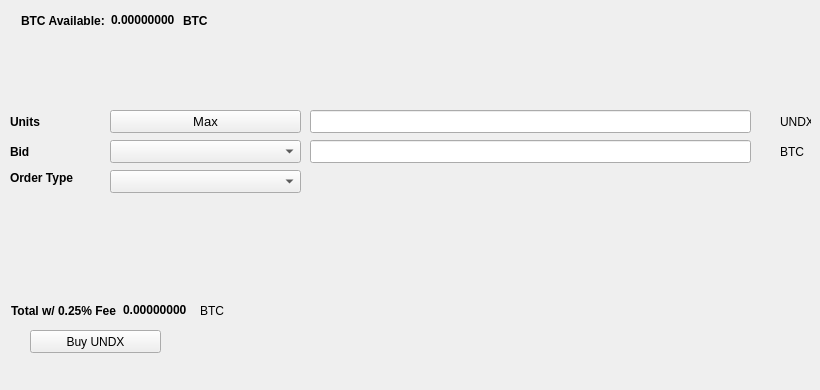
   <widget class="QWidget" name="BuyTab">
    <attribute name="title">
     <string>Buy</string>
    </attribute>
    <widget class="QPushButton" name="BuyUNDX">
     <property name="geometry">
      <rect>
       <x>30</x>
       <y>330</y>
       <width>131</width>
       <height>23</height>
      </rect>
     </property>
     <property name="text">
      <string>Buy UNDX</string>
     </property>
     <property name="icon">
      <iconset resource="../undx.qrc">
       <normaloff>:/icons/bitcoin</normaloff>:/icons/bitcoin</iconset>
     </property>
    </widget>
    <widget class="QLabel" name="label_3">
     <property name="geometry">
      <rect>
       <x>10</x>
       <y>110</y>
       <width>46</width>
       <height>23</height>
      </rect>
     </property>
     <property name="font">
      <font>
       <weight>75</weight>
       <bold>true</bold>
      </font>
     </property>
     <property name="text">
      <string>Units</string>
     </property>
    </widget>
    <widget class="QLineEdit" name="UnitsInput">
     <property name="geometry">
      <rect>
       <x>310</x>
       <y>110</y>
       <width>441</width>
       <height>23</height>
      </rect>
     </property>
     <property name="font">
      <font>
       <pointsize>9</pointsize>
       <weight>75</weight>
       <bold>true</bold>
      </font>
     </property>
    </widget>
    <widget class="QLineEdit" name="BuyBidPriceEdit">
     <property name="geometry">
      <rect>
       <x>310</x>
       <y>140</y>
       <width>441</width>
       <height>23</height>
      </rect>
     </property>
     <property name="font">
      <font>
       <pointsize>9</pointsize>
       <weight>75</weight>
       <bold>true</bold>
      </font>
     </property>
    </widget>
    <widget class="QLabel" name="label_4">
     <property name="geometry">
      <rect>
       <x>780</x>
       <y>110</y>
       <width>31</width>
       <height>23</height>
      </rect>
     </property>
     <property name="text">
      <string>UNDX</string>
     </property>
    </widget>
    <widget class="QLabel" name="label_5">
     <property name="geometry">
      <rect>
       <x>780</x>
       <y>140</y>
       <width>31</width>
       <height>23</height>
      </rect>
     </property>
     <property name="text">
      <string>BTC</string>
     </property>
    </widget>
    <widget class="QLabel" name="label_6">
     <property name="geometry">
      <rect>
       <x>10</x>
       <y>140</y>
       <width>46</width>
       <height>23</height>
      </rect>
     </property>
     <property name="font">
      <font>
       <weight>75</weight>
       <bold>true</bold>
      </font>
     </property>
     <property name="text">
      <string>Bid</string>
     </property>
    </widget>
    <widget class="QLabel" name="label_7">
     <property name="geometry">
      <rect>
       <x>10</x>
       <y>170</y>
       <width>91</width>
       <height>16</height>
      </rect>
     </property>
     <property name="font">
      <font>
       <weight>75</weight>
       <bold>true</bold>
      </font>
     </property>
     <property name="text">
      <string>Order Type</string>
     </property>
    </widget>
    <widget class="QPushButton" name="Buy_Max_Amount">
     <property name="geometry">
      <rect>
       <x>110</x>
       <y>110</y>
       <width>191</width>
       <height>23</height>
      </rect>
     </property>
     <property name="font">
      <font>
       <pointsize>10</pointsize>
      </font>
     </property>
     <property name="text">
      <string>Max</string>
     </property>
    </widget>
    <widget class="QComboBox" name="BuyBidcomboBox">
     <property name="geometry">
      <rect>
       <x>110</x>
       <y>140</y>
       <width>191</width>
       <height>23</height>
      </rect>
     </property>
     <property name="font">
      <font>
       <pointsize>10</pointsize>
      </font>
     </property>
    </widget>
    <widget class="QComboBox" name="buyOrdertypeCombo">
     <property name="geometry">
      <rect>
       <x>110</x>
       <y>170</y>
       <width>191</width>
       <height>23</height>
      </rect>
     </property>
     <property name="font">
      <font>
       <pointsize>10</pointsize>
      </font>
     </property>
    </widget>
    <widget class="QWidget" name="layoutWidget1">
     <property name="geometry">
      <rect>
       <x>21</x>
       <y>11</y>
       <width>227</width>
       <height>19</height>
      </rect>
     </property>
     <layout class="QHBoxLayout" name="horizontalLayout_3">
      <item>
       <widget class="QLabel" name="label232">
        <property name="font">
         <font>
          <weight>75</weight>
          <bold>true</bold>
         </font>
        </property>
        <property name="text">
         <string>BTC Available:</string>
        </property>
       </widget>
      </item>
      <item>
       <widget class="QLabel" name="BtcAvailableLbl">
        <property name="palette">
         <palette>
          <active>
           <colorrole role="WindowText">
            <brush brushstyle="SolidPattern">
             <color alpha="255">
              <red>0</red>
              <green>0</green>
              <blue>0</blue>
             </color>
            </brush>
           </colorrole>
           <colorrole role="Button">
            <brush brushstyle="SolidPattern">
             <color alpha="255">
              <red>0</red>
              <green>170</green>
              <blue>0</blue>
             </color>
            </brush>
           </colorrole>
           <colorrole role="Light">
            <brush brushstyle="SolidPattern">
             <color alpha="255">
              <red>0</red>
              <green>255</green>
              <blue>0</blue>
             </color>
            </brush>
           </colorrole>
           <colorrole role="Midlight">
            <brush brushstyle="SolidPattern">
             <color alpha="255">
              <red>0</red>
              <green>212</green>
              <blue>0</blue>
             </color>
            </brush>
           </colorrole>
           <colorrole role="Dark">
            <brush brushstyle="SolidPattern">
             <color alpha="255">
              <red>0</red>
              <green>85</green>
              <blue>0</blue>
             </color>
            </brush>
           </colorrole>
           <colorrole role="Mid">
            <brush brushstyle="SolidPattern">
             <color alpha="255">
              <red>0</red>
              <green>113</green>
              <blue>0</blue>
             </color>
            </brush>
           </colorrole>
           <colorrole role="Text">
            <brush brushstyle="SolidPattern">
             <color alpha="255">
              <red>0</red>
              <green>170</green>
              <blue>0</blue>
             </color>
            </brush>
           </colorrole>
           <colorrole role="BrightText">
            <brush brushstyle="SolidPattern">
             <color alpha="255">
              <red>255</red>
              <green>255</green>
              <blue>255</blue>
             </color>
            </brush>
           </colorrole>
           <colorrole role="ButtonText">
            <brush brushstyle="SolidPattern">
             <color alpha="255">
              <red>0</red>
              <green>0</green>
              <blue>0</blue>
             </color>
            </brush>
           </colorrole>
           <colorrole role="Base">
            <brush brushstyle="SolidPattern">
             <color alpha="255">
              <red>255</red>
              <green>255</green>
              <blue>255</blue>
             </color>
            </brush>
           </colorrole>
           <colorrole role="Window">
            <brush brushstyle="SolidPattern">
             <color alpha="255">
              <red>0</red>
              <green>170</green>
              <blue>0</blue>
             </color>
            </brush>
           </colorrole>
           <colorrole role="Shadow">
            <brush brushstyle="SolidPattern">
             <color alpha="255">
              <red>0</red>
              <green>0</green>
              <blue>0</blue>
             </color>
            </brush>
           </colorrole>
           <colorrole role="AlternateBase">
            <brush brushstyle="SolidPattern">
             <color alpha="255">
              <red>127</red>
              <green>212</green>
              <blue>127</blue>
             </color>
            </brush>
           </colorrole>
           <colorrole role="ToolTipBase">
            <brush brushstyle="SolidPattern">
             <color alpha="255">
              <red>255</red>
              <green>255</green>
              <blue>220</blue>
             </color>
            </brush>
           </colorrole>
           <colorrole role="ToolTipText">
            <brush brushstyle="SolidPattern">
             <color alpha="255">
              <red>0</red>
              <green>0</green>
              <blue>0</blue>
             </color>
            </brush>
           </colorrole>
          </active>
          <inactive>
           <colorrole role="WindowText">
            <brush brushstyle="SolidPattern">
             <color alpha="255">
              <red>0</red>
              <green>0</green>
              <blue>0</blue>
             </color>
            </brush>
           </colorrole>
           <colorrole role="Button">
            <brush brushstyle="SolidPattern">
             <color alpha="255">
              <red>0</red>
              <green>170</green>
              <blue>0</blue>
             </color>
            </brush>
           </colorrole>
           <colorrole role="Light">
            <brush brushstyle="SolidPattern">
             <color alpha="255">
              <red>0</red>
              <green>255</green>
              <blue>0</blue>
             </color>
            </brush>
           </colorrole>
           <colorrole role="Midlight">
            <brush brushstyle="SolidPattern">
             <color alpha="255">
              <red>0</red>
              <green>212</green>
              <blue>0</blue>
             </color>
            </brush>
           </colorrole>
           <colorrole role="Dark">
            <brush brushstyle="SolidPattern">
             <color alpha="255">
              <red>0</red>
              <green>85</green>
              <blue>0</blue>
             </color>
            </brush>
           </colorrole>
           <colorrole role="Mid">
            <brush brushstyle="SolidPattern">
             <color alpha="255">
              <red>0</red>
              <green>113</green>
              <blue>0</blue>
             </color>
            </brush>
           </colorrole>
           <colorrole role="Text">
            <brush brushstyle="SolidPattern">
             <color alpha="255">
              <red>0</red>
              <green>170</green>
              <blue>0</blue>
             </color>
            </brush>
           </colorrole>
           <colorrole role="BrightText">
            <brush brushstyle="SolidPattern">
             <color alpha="255">
              <red>255</red>
              <green>255</green>
              <blue>255</blue>
             </color>
            </brush>
           </colorrole>
           <colorrole role="ButtonText">
            <brush brushstyle="SolidPattern">
             <color alpha="255">
              <red>0</red>
              <green>0</green>
              <blue>0</blue>
             </color>
            </brush>
           </colorrole>
           <colorrole role="Base">
            <brush brushstyle="SolidPattern">
             <color alpha="255">
              <red>255</red>
              <green>255</green>
              <blue>255</blue>
             </color>
            </brush>
           </colorrole>
           <colorrole role="Window">
            <brush brushstyle="SolidPattern">
             <color alpha="255">
              <red>0</red>
              <green>170</green>
              <blue>0</blue>
             </color>
            </brush>
           </colorrole>
           <colorrole role="Shadow">
            <brush brushstyle="SolidPattern">
             <color alpha="255">
              <red>0</red>
              <green>0</green>
              <blue>0</blue>
             </color>
            </brush>
           </colorrole>
           <colorrole role="AlternateBase">
            <brush brushstyle="SolidPattern">
             <color alpha="255">
              <red>127</red>
              <green>212</green>
              <blue>127</blue>
             </color>
            </brush>
           </colorrole>
           <colorrole role="ToolTipBase">
            <brush brushstyle="SolidPattern">
             <color alpha="255">
              <red>255</red>
              <green>255</green>
              <blue>220</blue>
             </color>
            </brush>
           </colorrole>
           <colorrole role="ToolTipText">
            <brush brushstyle="SolidPattern">
             <color alpha="255">
              <red>0</red>
              <green>0</green>
              <blue>0</blue>
             </color>
            </brush>
           </colorrole>
          </inactive>
          <disabled>
           <colorrole role="WindowText">
            <brush brushstyle="SolidPattern">
             <color alpha="255">
              <red>0</red>
              <green>85</green>
              <blue>0</blue>
             </color>
            </brush>
           </colorrole>
           <colorrole role="Button">
            <brush brushstyle="SolidPattern">
             <color alpha="255">
              <red>0</red>
              <green>170</green>
              <blue>0</blue>
             </color>
            </brush>
           </colorrole>
           <colorrole role="Light">
            <brush brushstyle="SolidPattern">
             <color alpha="255">
              <red>0</red>
              <green>255</green>
              <blue>0</blue>
             </color>
            </brush>
           </colorrole>
           <colorrole role="Midlight">
            <brush brushstyle="SolidPattern">
             <color alpha="255">
              <red>0</red>
              <green>212</green>
              <blue>0</blue>
             </color>
            </brush>
           </colorrole>
           <colorrole role="Dark">
            <brush brushstyle="SolidPattern">
             <color alpha="255">
              <red>0</red>
              <green>85</green>
              <blue>0</blue>
             </color>
            </brush>
           </colorrole>
           <colorrole role="Mid">
            <brush brushstyle="SolidPattern">
             <color alpha="255">
              <red>0</red>
              <green>113</green>
              <blue>0</blue>
             </color>
            </brush>
           </colorrole>
           <colorrole role="Text">
            <brush brushstyle="SolidPattern">
             <color alpha="255">
              <red>0</red>
              <green>85</green>
              <blue>0</blue>
             </color>
            </brush>
           </colorrole>
           <colorrole role="BrightText">
            <brush brushstyle="SolidPattern">
             <color alpha="255">
              <red>255</red>
              <green>255</green>
              <blue>255</blue>
             </color>
            </brush>
           </colorrole>
           <colorrole role="ButtonText">
            <brush brushstyle="SolidPattern">
             <color alpha="255">
              <red>0</red>
              <green>85</green>
              <blue>0</blue>
             </color>
            </brush>
           </colorrole>
           <colorrole role="Base">
            <brush brushstyle="SolidPattern">
             <color alpha="255">
              <red>0</red>
              <green>170</green>
              <blue>0</blue>
             </color>
            </brush>
           </colorrole>
           <colorrole role="Window">
            <brush brushstyle="SolidPattern">
             <color alpha="255">
              <red>0</red>
              <green>170</green>
              <blue>0</blue>
             </color>
            </brush>
           </colorrole>
           <colorrole role="Shadow">
            <brush brushstyle="SolidPattern">
             <color alpha="255">
              <red>0</red>
              <green>0</green>
              <blue>0</blue>
             </color>
            </brush>
           </colorrole>
           <colorrole role="AlternateBase">
            <brush brushstyle="SolidPattern">
             <color alpha="255">
              <red>0</red>
              <green>170</green>
              <blue>0</blue>
             </color>
            </brush>
           </colorrole>
           <colorrole role="ToolTipBase">
            <brush brushstyle="SolidPattern">
             <color alpha="255">
              <red>255</red>
              <green>255</green>
              <blue>220</blue>
             </color>
            </brush>
           </colorrole>
           <colorrole role="ToolTipText">
            <brush brushstyle="SolidPattern">
             <color alpha="255">
              <red>0</red>
              <green>0</green>
              <blue>0</blue>
             </color>
            </brush>
           </colorrole>
          </disabled>
         </palette>
        </property>
        <property name="font">
         <font>
          <weight>75</weight>
          <bold>true</bold>
         </font>
        </property>
        <property name="text">
         <string>0.00000000</string>
        </property>
        <property name="textInteractionFlags">
         <set>Qt::LinksAccessibleByMouse|Qt::TextSelectableByKeyboard|Qt::TextSelectableByMouse</set>
        </property>
       </widget>
      </item>
      <item>
       <widget class="QLabel" name="BtcAvailableLbl_2">
        <property name="font">
         <font>
          <weight>75</weight>
          <bold>true</bold>
         </font>
        </property>
        <property name="text">
         <string>BTC</string>
        </property>
       </widget>
      </item>
     </layout>
    </widget>
    <widget class="QWidget" name="layoutWidge2">
     <property name="geometry">
      <rect>
       <x>11</x>
       <y>301</y>
       <width>259</width>
       <height>19</height>
      </rect>
     </property>
     <layout class="QHBoxLayout" name="horizontalLayout_4">
      <item>
       <widget class="QLabel" name="label_9">
        <property name="font">
         <font>
          <weight>75</weight>
          <bold>true</bold>
         </font>
        </property>
        <property name="text">
         <string>Total w/ 0.25% Fee</string>
        </property>
       </widget>
      </item>
      <item>
       <widget class="QLabel" name="BuyCostLabel">
        <property name="palette">
         <palette>
          <active>
           <colorrole role="WindowText">
            <brush brushstyle="SolidPattern">
             <color alpha="255">
              <red>0</red>
              <green>0</green>
              <blue>0</blue>
             </color>
            </brush>
           </colorrole>
           <colorrole role="Button">
            <brush brushstyle="SolidPattern">
             <color alpha="255">
              <red>0</red>
              <green>170</green>
              <blue>0</blue>
             </color>
            </brush>
           </colorrole>
           <colorrole role="Light">
            <brush brushstyle="SolidPattern">
             <color alpha="255">
              <red>0</red>
              <green>255</green>
              <blue>0</blue>
             </color>
            </brush>
           </colorrole>
           <colorrole role="Midlight">
            <brush brushstyle="SolidPattern">
             <color alpha="255">
              <red>0</red>
              <green>212</green>
              <blue>0</blue>
             </color>
            </brush>
           </colorrole>
           <colorrole role="Dark">
            <brush brushstyle="SolidPattern">
             <color alpha="255">
              <red>0</red>
              <green>85</green>
              <blue>0</blue>
             </color>
            </brush>
           </colorrole>
           <colorrole role="Mid">
            <brush brushstyle="SolidPattern">
             <color alpha="255">
              <red>0</red>
              <green>113</green>
              <blue>0</blue>
             </color>
            </brush>
           </colorrole>
           <colorrole role="Text">
            <brush brushstyle="SolidPattern">
             <color alpha="255">
              <red>0</red>
              <green>170</green>
              <blue>0</blue>
             </color>
            </brush>
           </colorrole>
           <colorrole role="BrightText">
            <brush brushstyle="SolidPattern">
             <color alpha="255">
              <red>255</red>
              <green>255</green>
              <blue>255</blue>
             </color>
            </brush>
           </colorrole>
           <colorrole role="ButtonText">
            <brush brushstyle="SolidPattern">
             <color alpha="255">
              <red>0</red>
              <green>0</green>
              <blue>0</blue>
             </color>
            </brush>
           </colorrole>
           <colorrole role="Base">
            <brush brushstyle="SolidPattern">
             <color alpha="255">
              <red>255</red>
              <green>255</green>
              <blue>255</blue>
             </color>
            </brush>
           </colorrole>
           <colorrole role="Window">
            <brush brushstyle="SolidPattern">
             <color alpha="255">
              <red>0</red>
              <green>170</green>
              <blue>0</blue>
             </color>
            </brush>
           </colorrole>
           <colorrole role="Shadow">
            <brush brushstyle="SolidPattern">
             <color alpha="255">
              <red>0</red>
              <green>0</green>
              <blue>0</blue>
             </color>
            </brush>
           </colorrole>
           <colorrole role="AlternateBase">
            <brush brushstyle="SolidPattern">
             <color alpha="255">
              <red>127</red>
              <green>212</green>
              <blue>127</blue>
             </color>
            </brush>
           </colorrole>
           <colorrole role="ToolTipBase">
            <brush brushstyle="SolidPattern">
             <color alpha="255">
              <red>255</red>
              <green>255</green>
              <blue>220</blue>
             </color>
            </brush>
           </colorrole>
           <colorrole role="ToolTipText">
            <brush brushstyle="SolidPattern">
             <color alpha="255">
              <red>0</red>
              <green>0</green>
              <blue>0</blue>
             </color>
            </brush>
           </colorrole>
          </active>
          <inactive>
           <colorrole role="WindowText">
            <brush brushstyle="SolidPattern">
             <color alpha="255">
              <red>0</red>
              <green>0</green>
              <blue>0</blue>
             </color>
            </brush>
           </colorrole>
           <colorrole role="Button">
            <brush brushstyle="SolidPattern">
             <color alpha="255">
              <red>0</red>
              <green>170</green>
              <blue>0</blue>
             </color>
            </brush>
           </colorrole>
           <colorrole role="Light">
            <brush brushstyle="SolidPattern">
             <color alpha="255">
              <red>0</red>
              <green>255</green>
              <blue>0</blue>
             </color>
            </brush>
           </colorrole>
           <colorrole role="Midlight">
            <brush brushstyle="SolidPattern">
             <color alpha="255">
              <red>0</red>
              <green>212</green>
              <blue>0</blue>
             </color>
            </brush>
           </colorrole>
           <colorrole role="Dark">
            <brush brushstyle="SolidPattern">
             <color alpha="255">
              <red>0</red>
              <green>85</green>
              <blue>0</blue>
             </color>
            </brush>
           </colorrole>
           <colorrole role="Mid">
            <brush brushstyle="SolidPattern">
             <color alpha="255">
              <red>0</red>
              <green>113</green>
              <blue>0</blue>
             </color>
            </brush>
           </colorrole>
           <colorrole role="Text">
            <brush brushstyle="SolidPattern">
             <color alpha="255">
              <red>0</red>
              <green>170</green>
              <blue>0</blue>
             </color>
            </brush>
           </colorrole>
           <colorrole role="BrightText">
            <brush brushstyle="SolidPattern">
             <color alpha="255">
              <red>255</red>
              <green>255</green>
              <blue>255</blue>
             </color>
            </brush>
           </colorrole>
           <colorrole role="ButtonText">
            <brush brushstyle="SolidPattern">
             <color alpha="255">
              <red>0</red>
              <green>0</green>
              <blue>0</blue>
             </color>
            </brush>
           </colorrole>
           <colorrole role="Base">
            <brush brushstyle="SolidPattern">
             <color alpha="255">
              <red>255</red>
              <green>255</green>
              <blue>255</blue>
             </color>
            </brush>
           </colorrole>
           <colorrole role="Window">
            <brush brushstyle="SolidPattern">
             <color alpha="255">
              <red>0</red>
              <green>170</green>
              <blue>0</blue>
             </color>
            </brush>
           </colorrole>
           <colorrole role="Shadow">
            <brush brushstyle="SolidPattern">
             <color alpha="255">
              <red>0</red>
              <green>0</green>
              <blue>0</blue>
             </color>
            </brush>
           </colorrole>
           <colorrole role="AlternateBase">
            <brush brushstyle="SolidPattern">
             <color alpha="255">
              <red>127</red>
              <green>212</green>
              <blue>127</blue>
             </color>
            </brush>
           </colorrole>
           <colorrole role="ToolTipBase">
            <brush brushstyle="SolidPattern">
             <color alpha="255">
              <red>255</red>
              <green>255</green>
              <blue>220</blue>
             </color>
            </brush>
           </colorrole>
           <colorrole role="ToolTipText">
            <brush brushstyle="SolidPattern">
             <color alpha="255">
              <red>0</red>
              <green>0</green>
              <blue>0</blue>
             </color>
            </brush>
           </colorrole>
          </inactive>
          <disabled>
           <colorrole role="WindowText">
            <brush brushstyle="SolidPattern">
             <color alpha="255">
              <red>0</red>
              <green>85</green>
              <blue>0</blue>
             </color>
            </brush>
           </colorrole>
           <colorrole role="Button">
            <brush brushstyle="SolidPattern">
             <color alpha="255">
              <red>0</red>
              <green>170</green>
              <blue>0</blue>
             </color>
            </brush>
           </colorrole>
           <colorrole role="Light">
            <brush brushstyle="SolidPattern">
             <color alpha="255">
              <red>0</red>
              <green>255</green>
              <blue>0</blue>
             </color>
            </brush>
           </colorrole>
           <colorrole role="Midlight">
            <brush brushstyle="SolidPattern">
             <color alpha="255">
              <red>0</red>
              <green>212</green>
              <blue>0</blue>
             </color>
            </brush>
           </colorrole>
           <colorrole role="Dark">
            <brush brushstyle="SolidPattern">
             <color alpha="255">
              <red>0</red>
              <green>85</green>
              <blue>0</blue>
             </color>
            </brush>
           </colorrole>
           <colorrole role="Mid">
            <brush brushstyle="SolidPattern">
             <color alpha="255">
              <red>0</red>
              <green>113</green>
              <blue>0</blue>
             </color>
            </brush>
           </colorrole>
           <colorrole role="Text">
            <brush brushstyle="SolidPattern">
             <color alpha="255">
              <red>0</red>
              <green>85</green>
              <blue>0</blue>
             </color>
            </brush>
           </colorrole>
           <colorrole role="BrightText">
            <brush brushstyle="SolidPattern">
             <color alpha="255">
              <red>255</red>
              <green>255</green>
              <blue>255</blue>
             </color>
            </brush>
           </colorrole>
           <colorrole role="ButtonText">
            <brush brushstyle="SolidPattern">
             <color alpha="255">
              <red>0</red>
              <green>85</green>
              <blue>0</blue>
             </color>
            </brush>
           </colorrole>
           <colorrole role="Base">
            <brush brushstyle="SolidPattern">
             <color alpha="255">
              <red>0</red>
              <green>170</green>
              <blue>0</blue>
             </color>
            </brush>
           </colorrole>
           <colorrole role="Window">
            <brush brushstyle="SolidPattern">
             <color alpha="255">
              <red>0</red>
              <green>170</green>
              <blue>0</blue>
             </color>
            </brush>
           </colorrole>
           <colorrole role="Shadow">
            <brush brushstyle="SolidPattern">
             <color alpha="255">
              <red>0</red>
              <green>0</green>
              <blue>0</blue>
             </color>
            </brush>
           </colorrole>
           <colorrole role="AlternateBase">
            <brush brushstyle="SolidPattern">
             <color alpha="255">
              <red>0</red>
              <green>170</green>
              <blue>0</blue>
             </color>
            </brush>
           </colorrole>
           <colorrole role="ToolTipBase">
            <brush brushstyle="SolidPattern">
             <color alpha="255">
              <red>255</red>
              <green>255</green>
              <blue>220</blue>
             </color>
            </brush>
           </colorrole>
           <colorrole role="ToolTipText">
            <brush brushstyle="SolidPattern">
             <color alpha="255">
              <red>0</red>
              <green>0</green>
              <blue>0</blue>
             </color>
            </brush>
           </colorrole>
          </disabled>
         </palette>
        </property>
        <property name="font">
         <font>
          <weight>75</weight>
          <bold>true</bold>
         </font>
        </property>
        <property name="autoFillBackground">
         <bool>false</bool>
        </property>
        <property name="text">
         <string>0.00000000</string>
        </property>
        <property name="textInteractionFlags">
         <set>Qt::LinksAccessibleByMouse|Qt::TextSelectableByMouse</set>
        </property>
       </widget>
      </item>
      <item>
       <widget class="QLabel" name="label_10">
        <property name="font">
         <font>
          <weight>50</weight>
          <bold>false</bold>
         </font>
        </property>
        <property name="text">
         <string>BTC</string>
        </property>
       </widget>
      </item>
     </layout>
    </widget>
    <widget class="QLabel" name="label_24">
     <property name="geometry">
      <rect>
       <x>460</x>
       <y>300</y>
       <width>281</width>
       <height>81</height>
      </rect>
     </property>
     <property name="text">
      <string/>
     </property>
     <property name="pixmap">
      <pixmap>:/images/bittrex</pixmap>
     </property>
    </widget>
   </widget>
